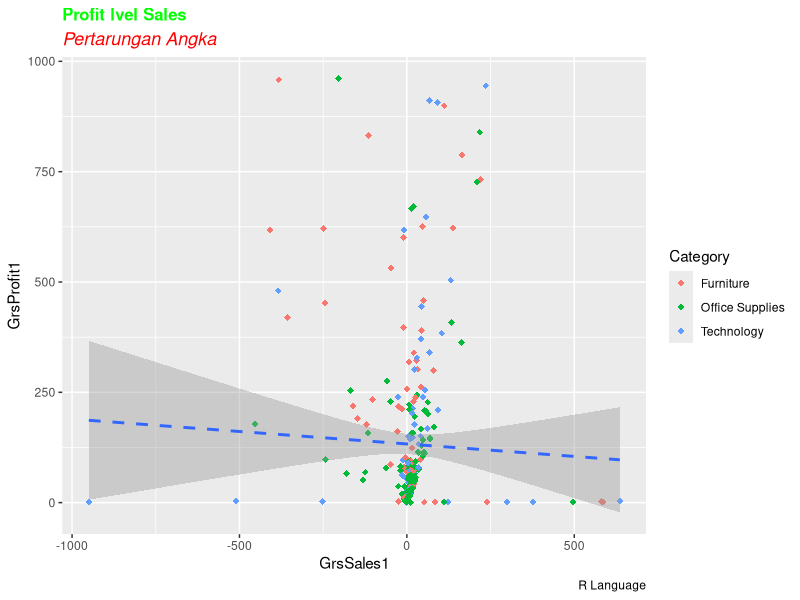
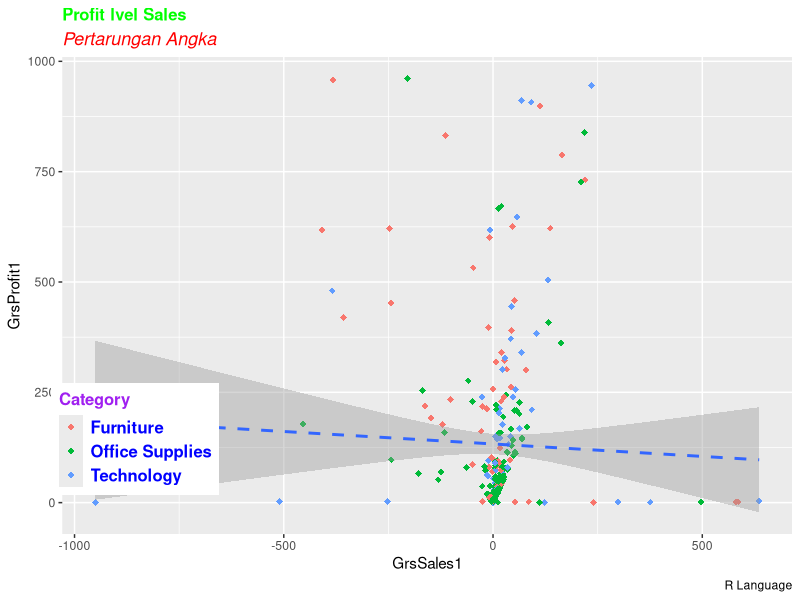
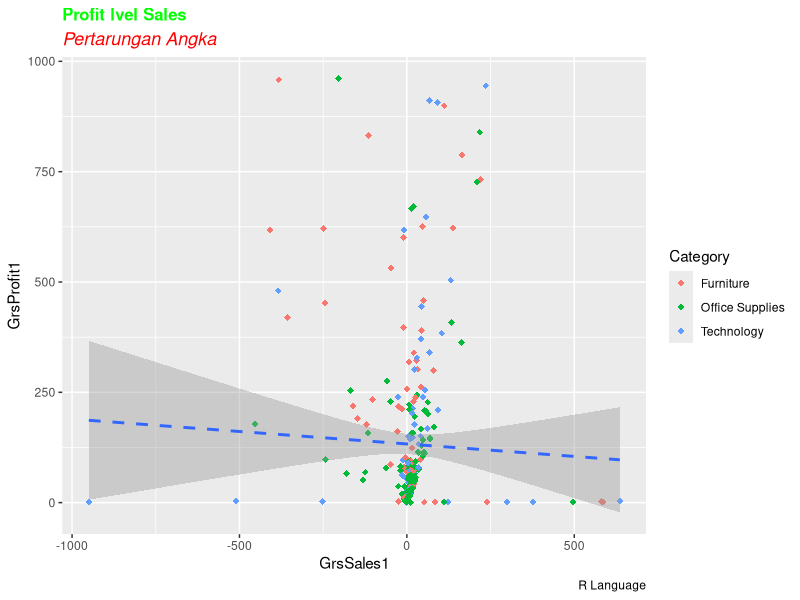
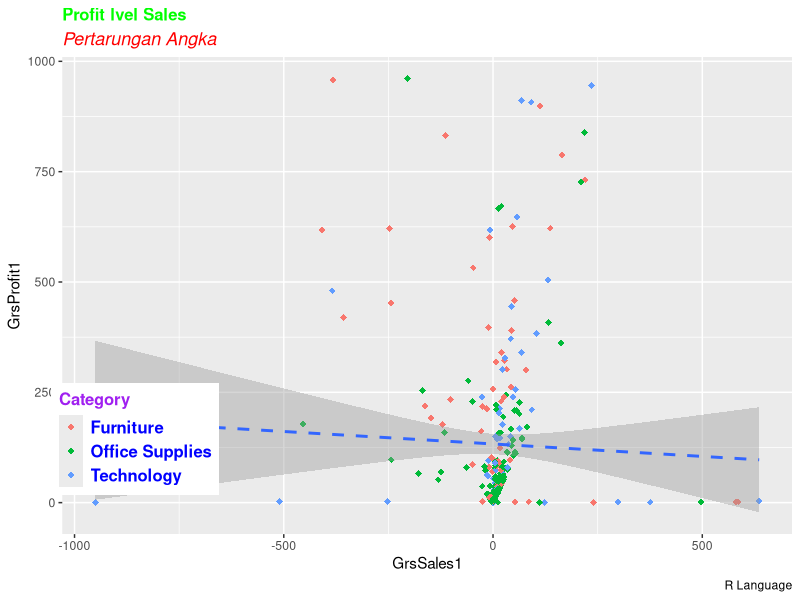

The R script that drew these images, in order:
library(ggplot2)
library(dplyr)

bener = readxl::read_xls('bener.xls')
dataC = bener %>% head(300)

plotA = ggplot(dataC, aes(x = Profit, y = Sales))+ 
  geom_point(aes(color = Category), size = 2, shape=18)+ 
  geom_smooth(method = 'lm', linetype = 'dashed')+
  labs(title='Profit lvel Sales', subtitle = 'Pertarungan Angka',caption = 'R Language')+
  xlab("GrsSales1")+ylab("GrsProfit1")+
  theme(
    plot.title = element_text(color = 'green', size=12, face = 'bold'),
    plot.subtitle = element_text(color = 'red', size=13, face = 'italic')
  )

plotA  

plotB = plotA + theme(
  legend.position = c(0.1,0.2),
  legend.text =  element_text(color = 'blue', size=12, face = 'bold'),
  legend.title =  element_text(color = 'purple', size=12, face = 'bold')
  )

plotB

ggsave('hasilPlot1.png', plotA)
ggsave('hasilPlot2.png', plotB)

